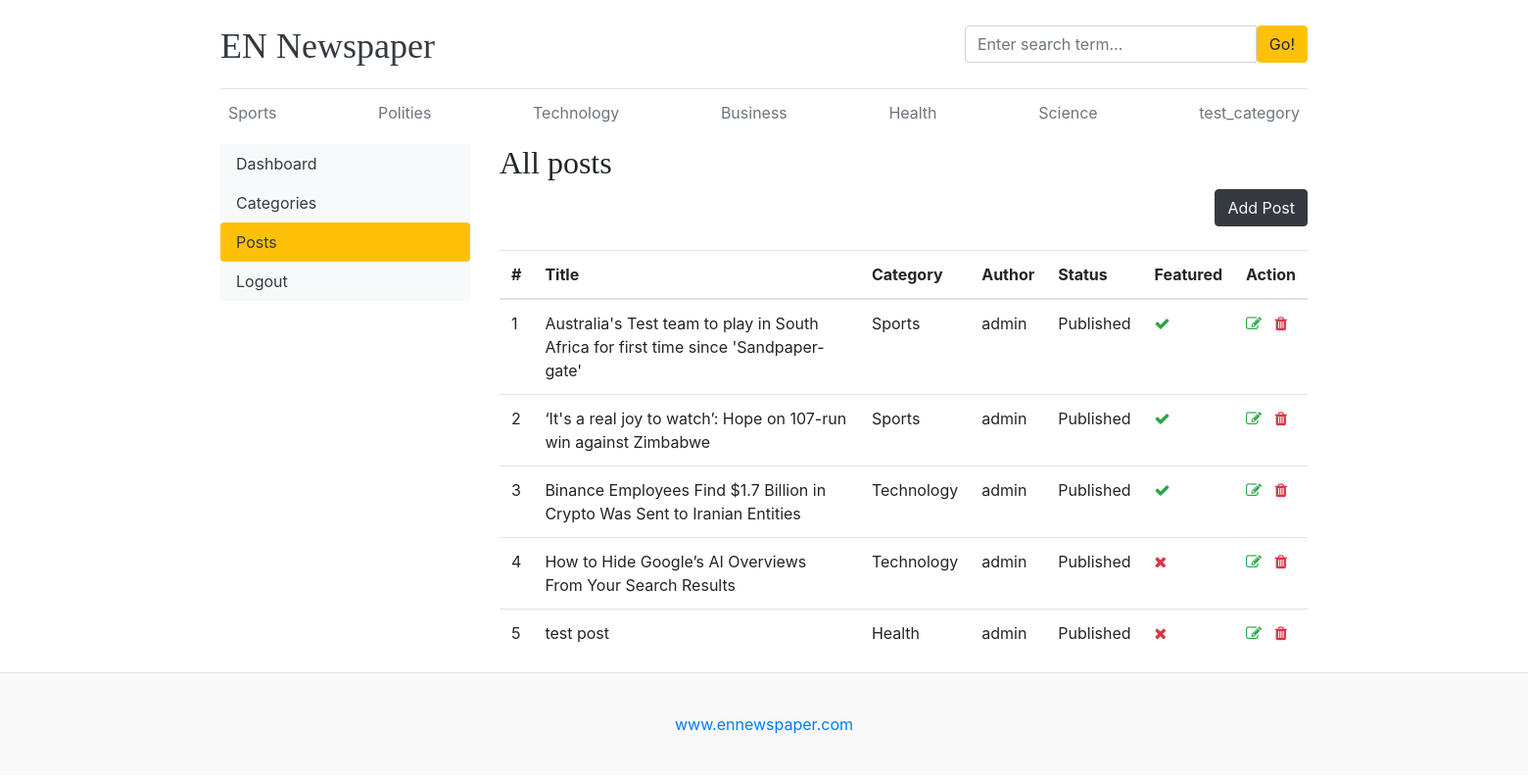
The app's page /dashboard/posts/ with its own data.
### blogs/models.py (models this page shows, shortened)
class Category(models.Model):
    category_name = models.CharField(max_length=50, unique=True)
    created_at = models.DateTimeField(auto_now_add=True)
    updated_at = models.DateTimeField(auto_now=True)
    class Meta:
        verbose_name_plural = 'categories'
    def __str__(self) -> str:
        return self.category_name

class Blog(models.Model):
    title = models.CharField(max_length=100)
    slug = models.SlugField(max_length=150, unique=True, blank=True)
    category = models.ForeignKey(Category, on_delete=models.CASCADE)
    author = models.ForeignKey(User, on_delete=models.CASCADE)
    featured_image = models.ImageField(upload_to='uploads/%Y/%m/%d')
    short_description = models.CharField(max_length=500)
    blog_body = models.TextField(max_length=2000)
    status = models.CharField(max_length=20,choices=STATUS_CHOICES, default='Draft')
    is_featured = models.BooleanField(default=False)
    created_at = models.DateTimeField(auto_now_add=True)
    updated_at = models.DateTimeField(auto_now=True)

### dashboards/views.py (the view)
# urls.py: path('posts/', views.posts, name='posts'),
def posts(request):
    posts = Blog.objects.all()
    context = {
        'posts': posts,
    }
    return render(request, 'dashboard/posts.html', context)

### blogs/context_processors.py (called while the page is built)
def get_categories(request):
    categories = Category.objects.all()
    return dict(categories=categories)

def get_social_links(request):
    social_links = SocialLink.objects.all()
    return dict(social_links=social_links)

### templates/dashboard/posts.html (shortened to what this page needs)
{% extends 'base.html' %}
{% block content %}
<div class="row">
    {% include 'dashboard/sidebar.html' %}
    <div class="col-md-9">
        <h2>All posts</h2>
        <a href="{% url 'add_post' %}" class="btn btn-dark text-light float-right mb-4">Add Post</a>
        <table class="table table-hover">
            <thead>
                <tr>
                    <th scope="col">#</th>
                    <th scope="col">Title</th>
                    <th scope="col">Category</th>
                    <th scope="col">Author</th>
                    <th scope="col">Status</th>
                    <th scope="col">Featured</th>
                    <th scope="col">Action</th>
                </tr>
            </thead>
            <tbody>
                {% for post in posts %}
                <tr>
                    <td>{{ forloop.counter }}</td>
                    <td>{{ post.title }}</td>
                    <td>{{ post.category }}</td>
                    <td>{{ post.author }}</td>
                    <td>{{ post.status }}</td>
                    <td>{% if post.is_featured %} <i class="fa fa-check text-success"></i> {% else %} <i class="fa fa-times text-danger"></i> {% endif %}</td>
                    <td>
                        <a href="{% url 'edit_post' post.id %}"><i class="fa fa-edit text-success"></i></a>
                        <a href="{% url 'delete_post' post.id %}"><i class="fa fa-trash  text-danger"></i></a>
                    </td>
                </tr>
                {% endfor %}
            </tbody>
        </table>
    </div>
</div>
{% endblock %}

### templates/base.html (shortened to what this page needs)
{% load static %}
<!DOCTYPE html>
<html lang="en">
<head>
    <link href="https://getbootstrap.com/docs/4.0/dist/css/bootstrap.min.css" rel="stylesheet">
    <link rel="stylesheet" href="https://cdnjs.cloudflare.com/ajax/libs/font-awesome/4.7.0/css/font-awesome.min.css">
    <link href="{% static 'css/blog.css' %}" rel="stylesheet">
</head>
<body>
    <div class="container">
        <header class="blog-header py-3">
            <div class="row flex-nowrap justify-content-between align-items-center">
                <div class="col-8 pt-1">
                    <a class="blog-header-logo text-dark" href="/">EN Newspaper</a>
                </div>
                <div class="col-4">
                    <form action="{% url 'search' %}" method="GET">
                        <div class="input-group">
                            <input class="form-control" name="keyword" value="{{keyword}}" type="text" placeholder="Enter search term..."
                                aria-label="Enter search term..." aria-describedby="button-search" />
                            <button class="btn btn-warning" type="submit" id="button-search" type="button">Go!</button>
                        </div>
                    </form>
                </div>
                <div class="col-4 d-flex justify-content-end align-items-center">
                </div>
            </div>
        </header>
        <div class="nav-scroller py-1 mb-2">
            <nav class="nav d-flex justify-content-between">
                {% for cat in categories %}
                <a class="p-2 text-muted" href="{% url 'posts_by_category' cat.id %}">{{ cat.category_name }}</a>
                {% endfor %}
            </nav>
        </div>
        {% block content %}
        {% endblock %}
    </div>
    <footer class="blog-footer">
        <p><a href="#">www.ennewspaper.com</a></p>
    </footer>
</body>
</html>

### blog_main/static/css/blog.css (style rules this page uses)
.blog-header { border-bottom: 1px solid #e5e5e5; }
.blog-header-logo { font-family: "Playfair Display", Georgia, "Times New Roman", serif; font-size: 2.25rem; }
h1, h2, h3, h4, h5, h6 { font-family: "Playfair Display", Georgia, "Times New Roman", serif; }
.blog-footer { padding: 2.5rem 0; color: #727272; text-align: center; background-color: #f9f9f9; border-top: .05rem solid #e5e5e5; }
.blog-footer p:last-child { margin-bottom: 0; }

### records on screen
Category: category_name "Sports"
Category: category_name "Polities"
Category: category_name "Technology"
Category: category_name "Business"
Category: category_name "Health"
Category: category_name "Science"
Category: category_name "test_category"
Blog: title "Australia's Test team to play in South Africa for first time since 'Sandpaper-gate'", category "Sports", author "admin", status "Published", is_featured True (drawn)
Blog: title "‘It's a real joy to watch’: Hope on 107-run win against Zimbabwe", category "Sports", author "admin", status "Published", is_featured True (drawn)
Blog: title "Binance Employees Find $1.7 Billion in Crypto Was Sent to Iranian Entities", category "Technology", author "admin", status "Published", is_featured True (drawn)
Blog: title "How to Hide Google’s AI Overviews From Your Search Results", category "Technology", author "admin", status "Published", is_featured False (drawn)
Blog: title "test post", category "Health", author "admin", status "Published", is_featured False (drawn)
